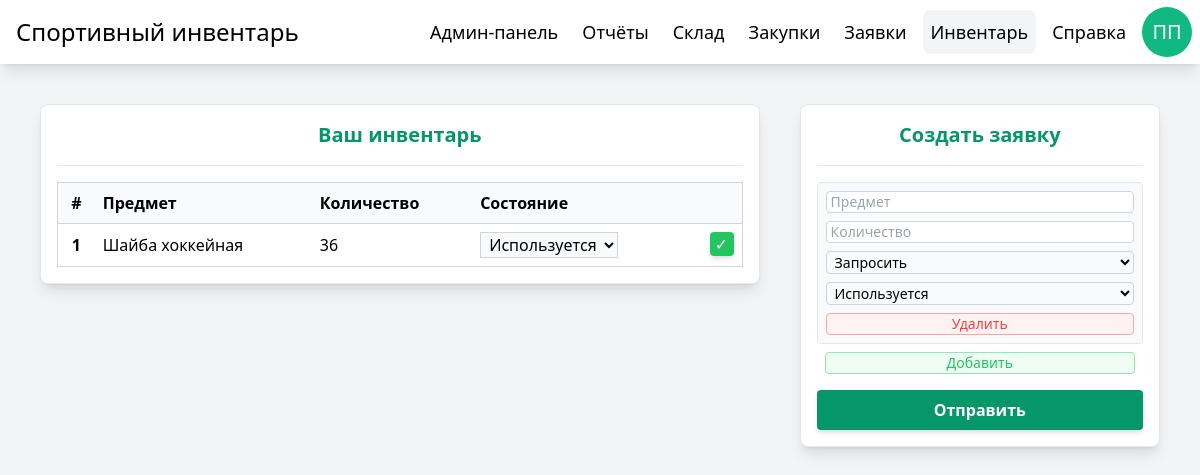
The page /inventory/ (signed in) on the database its author committed.
### manager/models.py (models this page shows, shortened)
class User(AbstractUser):
    patronymic = models.CharField(max_length=64, blank=True, null=True)
    verified = models.BooleanField(default=False)

class Product(models.Model):
    STATE_CHOICES = [
        ('active', 'Используется'),
        ('inactive', 'В запасе'),
        ('broken', 'Сломан'),
    ]
    name = models.CharField(max_length=256)
    quantity = models.PositiveIntegerField(default=1)
    state = models.CharField(max_length=8, choices=STATE_CHOICES, default='inactive')
    owner = models.ForeignKey(User, on_delete=models.CASCADE, related_name='products', blank=True, null=True)

### manager/views.py (the view, shortened to what this page needs)
# urls.py: path('', lambda request: redirect('inventory', permanent=False)),  # Редирект на /login
@login_required
@verified_check
def inventory(request):
    products = Product.objects.filter(owner=request.user)
    return render(request, 'inventory.html', {'products': products})

### manager/views.py (called while the page is built)
def verified_check(view_func):
    @wraps(view_func)
    def wrapper(request, *args, **kwargs):
        if request.user.verified:
            return view_func(request, *args, **kwargs)
        return redirect('not_verified')  # Правильный редирект по URL name или путь
    return wrapper

### theme/templates/inventory.html (shortened to what this page needs)
{% extends "base.html" %}
{% block content %}
<div class="w-2/3 p-4 grid gap-4 bg-white border rounded-lg shadow-lg">
    <h2 class="text-xl font-semibold text-center text-primary-600">Ваш инвентарь</h2>
    <hr>
    <table class="border border-gray-300 border-collapse">
        <thead>
            <tr class="bg-gray-50 border border-gray-300">
                <th class="p-2 text-center">#</th>
                <th class="p-2 text-start">Предмет</th>
                <th class="p-2 text-start">Количество</th>
                <th class="p-2 text-start">Состояние</th>
                <th class="p-2 text-center"></th>
            </tr>
        </thead>
        <tbody id="inventoryTableBody">
            {% for product in products %}
            <tr class="border-b border-gray-300 hover:bg-primary-50 transition">
                <th class="p-2 text-center">{{ forloop.counter }}</th>
                <td class="p-2 text-start break-all">{{ product.name }}</td>
                <td class="p-2 text-start">{{ product.quantity|default:"1" }}</td>
                <td class="p-2">
                    {% if product.state == 'inactive' %}
                    <select name="state" class="px-1 bg-gray-50 border border-gray-300 focus:outline focus:outline-primary-500 transition" required>
                        <option selected value="inactive">В запасе</option>
                        <option value="active">Используется</option>
                        <option value="broken">Сломано</option>
                    </select>
                    {% elif product.state == 'active' %}
                    <select name="state" class="px-1 bg-gray-50 border border-gray-300 focus:outline focus:outline-primary-500 transition" required>
                        <option selected value="active">Используется</option>
                    </select>
                    {% elif product.state == 'broken' %}
                    <select name="state" class="px-1 bg-gray-50 border border-gray-300 focus:outline focus:outline-primary-500 transition" required>
                        <option value="inactive">В запасе</option>
                        <option value="active">Используется</option>
                        <option selected value="broken">Сломано</option>
                    </select>
                    {% endif %}
                </td>
                <td class="p-2 flex justify-end">
                    <button
                        name="verification"
                        title="Одобрить"
                        value="accept"
                        class="w-6 h-6 bg-green-500 hover:bg-green-700 text-white rounded shadow-md transition">
                        ✓
                    </button>
                </td>
            </tr>
            {% empty %}
            <tr class="border-y border-gray-300">
                <td colspan="4" class="py-2 text-center text-gray-400 transition">У вас пока нет инвентаря.</td>
            </tr>
            {% endfor %}
        </tbody>
    </table>
</div>
<div class="w-1/3 p-4 grid gap-4 bg-white border rounded-lg shadow-lg">
    <h2 class="text-xl font-semibold text-center text-primary-600">Создать заявку</h2>
    <hr>
    <form method="post" class="gap-4 grid">
        <div id="inventoryFormBody" class="gap-2 grid">
            <div name="position" class="p-2 gap-2 grid bg-gray-50 border rounded">
                <input
                    name="name"
                    list="inventoryList"
                    type="text"
                    placeholder="Предмет"
                    class="px-1 bg-white text-gray-800 text-sm placeholder-gray-400 border border-gray-300 rounded focus:outline focus:outline-primary-500 transition"
                    maxlength="256"
                    required
                >
                <input
                    name="quantity"
                    type="number"
                    placeholder="Количество"
                    class="px-1 bg-white text-gray-800 text-sm placeholder-gray-400 border border-gray-300 rounded focus:outline focus:outline-primary-500 transition"
                    min="1"
                    step="1"
                    required
                >
                <select
                    name="action"
                    class="px-1 bg-gray-50 text-sm border border-gray-300 rounded focus:outline focus:outline-primary-500 transition"
                >
                    <option value="request">
                        Запросить
                    </option>
                </select>
                <select class="px-1 bg-gray-50 text-sm border border-gray-300 rounded focus:outline focus:outline-primary-500 transition" name="state">
                    <option value="active">
                        Используется
                    </option>
                </select>
                <button
                    type="button"
                    class="bg-red-50 hover:bg-red-100 text-center text-sm text-red-500 border border-red-300 rounded cursor-pointer transition"
                >
                    Удалить
                </button>
            </div>
            <button
                id="addButton"
                type="button"
                class="mx-2 bg-green-50 hover:bg-green-100 text-center text-sm text-green-500 border border-green-300 rounded cursor-pointer transition"
            >
                Добавить
            </button>
        </div>
        <button
            type="submit"
            class="w-full p-2 bg-primary-600 hover:bg-primary-700 text-center text-white font-semibold rounded shadow-md transition">
            Отправить
        </button>
    </form>
</div>
{% endblock %}

### theme/templates/base.html (shortened to what this page needs)
{% load static tailwind_tags %}
<!DOCTYPE html>
<html>
<head>
    {% tailwind_css %}
</head>
<body class="bg-gray-100">
    <div class="h-screen flex-row justify-center items-start bg-gray-100">
        <nav class="w-full h-16 flex justify-between items-center bg-white shadow-lg">
            <div class="h-full p-4 flex items-center">
                <h1 class="text-2xl">Спортивный инвентарь</h1>
            </div>
            <div class="h-full p-2 gap-x-2 flex justify-between items-center">
                {% if user.is_staff %}
                <a
                    id="admin_panel"
                    href="{% url 'admin_panel' %}"
                    title="Админ-панель"
                    class="p-2 flex items-center text-lg rounded-lg hover:text-primary-700 hover:bg-gray-100 transition">
                    Админ-панель
                </a>
                <a
                    id="reports"
                    href="{% url 'reports' %}"
                    title="Отчёты"
                    class="p-2 flex items-center text-lg rounded-lg hover:text-primary-700 hover:bg-gray-100 transition">
                    Отчёты
                </a>
                <a
                    id="storage"
                    href="{% url 'storage' %}"
                    title="Склад"
                    class="p-2 flex items-center text-lg rounded-lg hover:text-primary-700 hover:bg-gray-100 transition">
                    Склад
                </a>
                <a
                    id="purchases"
                    href="{% url 'purchases' %}"
                    title="Закупки"
                    class="p-2 flex items-center text-lg rounded-lg hover:text-primary-700 hover:bg-gray-100 transition">
                    Закупки
                </a>
                {% endif %}
                <a
                    id="applications"
                    href="{% url 'applications' %}"
                    title="Заявки"
                    class="p-2 flex items-center text-lg rounded-lg hover:text-primary-700 hover:bg-gray-100 transition">
                    Заявки
                </a>
                <a
                    id="inventory"
                    href="{% url 'inventory' %}"
                    title="Инвентарь"
                    class="p-2 flex items-center text-lg rounded-lg hover:text-primary-700 hover:bg-gray-100 transition">
                    Инвентарь
                </a>
                <a
                    id="help"
                    href="{% url 'help' %}"
                    title="Справка"
                    class="p-2 flex items-center text-lg rounded-lg hover:text-primary-700 hover:bg-gray-100 transition">
                    Справка
                </a>
                {% if user.is_authenticated %}
                <a
                    href="{% url 'profile' %}"
                    title="Профиль"
                    class="flex justify-center items-center bg-primary-500 text-center text-xl text-white rounded-full hover:bg-primary-700 transition"
                    style="width: 50px; height: 50px;">
                    {{ user.first_name|slice:'0:1' }}{{ user.last_name|slice:'0:1' }}
                </a>
                {% endif %}
            </div>
        </nav>
        <div class="w-full p-10 gap-10 flex justify-center items-start">
            {% block content %}{% endblock %}
        </div>
    </div>
</body>
</html>

### rows shown on the page
User: first_name "П", last_name "П"
Product: name "Шайба хоккейная", quantity "36"
